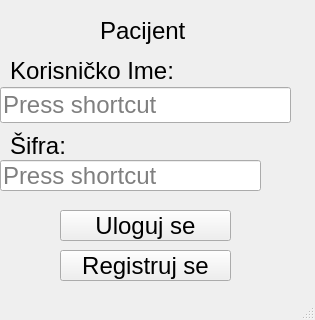
<?xml version="1.0" encoding="UTF-8"?>
<ui version="4.0">
 <class>PacijentLoginWindow</class>
 <widget class="QMainWindow" name="PacijentLoginWindow">
  <property name="geometry">
   <rect>
    <x>0</x>
    <y>0</y>
    <width>315</width>
    <height>320</height>
   </rect>
  </property>
  <property name="windowTitle">
   <string>MainWindow</string>
  </property>
  <widget class="QWidget" name="centralwidget">
   <widget class="QLabel" name="pacijentLoginSIfra">
    <property name="geometry">
     <rect>
      <x>10</x>
      <y>130</y>
      <width>121</width>
      <height>31</height>
     </rect>
    </property>
    <property name="font">
     <font>
      <pointsize>18</pointsize>
     </font>
    </property>
    <property name="text">
     <string>Šifra:</string>
    </property>
   </widget>
   <widget class="QLabel" name="pacijentLoginLabel">
    <property name="geometry">
     <rect>
      <x>100</x>
      <y>0</y>
      <width>91</width>
      <height>61</height>
     </rect>
    </property>
    <property name="font">
     <font>
      <pointsize>18</pointsize>
     </font>
    </property>
    <property name="text">
     <string>Pacijent</string>
    </property>
   </widget>
   <widget class="QKeySequenceEdit" name="pacijentLoginUnosIme">
    <property name="geometry">
     <rect>
      <x>0</x>
      <y>80</y>
      <width>291</width>
      <height>51</height>
     </rect>
    </property>
    <property name="font">
     <font>
      <pointsize>18</pointsize>
     </font>
    </property>
   </widget>
   <widget class="QPushButton" name="pacijentLogin">
    <property name="geometry">
     <rect>
      <x>60</x>
      <y>210</y>
      <width>171</width>
      <height>31</height>
     </rect>
    </property>
    <property name="font">
     <font>
      <pointsize>18</pointsize>
     </font>
    </property>
    <property name="text">
     <string>Uloguj se</string>
    </property>
   </widget>
   <widget class="QLabel" name="pacijentLoginIme">
    <property name="geometry">
     <rect>
      <x>10</x>
      <y>60</y>
      <width>181</width>
      <height>21</height>
     </rect>
    </property>
    <property name="font">
     <font>
      <pointsize>18</pointsize>
     </font>
    </property>
    <property name="text">
     <string>Korisničko Ime:</string>
    </property>
   </widget>
   <widget class="QKeySequenceEdit" name="pacijentLoginUnosSIfra">
    <property name="geometry">
     <rect>
      <x>0</x>
      <y>160</y>
      <width>261</width>
      <height>31</height>
     </rect>
    </property>
    <property name="font">
     <font>
      <pointsize>18</pointsize>
     </font>
    </property>
   </widget>
   <widget class="QPushButton" name="pacijentRegistruj">
    <property name="geometry">
     <rect>
      <x>60</x>
      <y>250</y>
      <width>171</width>
      <height>31</height>
     </rect>
    </property>
    <property name="font">
     <font>
      <pointsize>18</pointsize>
     </font>
    </property>
    <property name="text">
     <string>Registruj se</string>
    </property>
   </widget>
  </widget>
  <widget class="QStatusBar" name="statusbar"/>
 </widget>
 <resources/>
 <connections/>
</ui>
